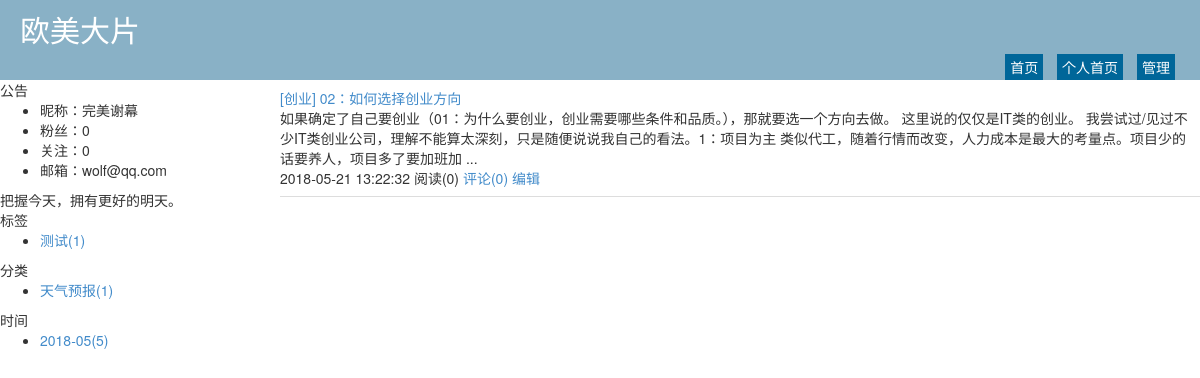
Screenshot of /wolfccie.html with the database file from the repository.
### repository/models.py (models this page shows, shortened)
class Blog(models.Model):
    nid = models.BigAutoField(primary_key=True)
    title = models.CharField(max_length=32,verbose_name='个人博客标题')
    site = models.CharField(max_length=32,unique=True,verbose_name='个人博客前缀')
    theme = models.CharField(max_length=32,verbose_name='博客主题')
    user = models.OneToOneField(to='UserInfo',on_delete=models.CASCADE)

class UserInfo(models.Model):
    nid = models.BigAutoField(primary_key=True)
    username = models.CharField(max_length=32,unique=True,verbose_name='用户名')
    password = models.CharField(max_length=64,verbose_name='密码')
    nickname = models.CharField(max_length=32,verbose_name='昵称')
    email = models.EmailField(unique=True,verbose_name='邮箱')
    avatar = models.ImageField(verbose_name='头像')
    create_time = models.DateTimeField(auto_now_add=True,verbose_name='创建时间')
    fans = models.ManyToManyField(to='UserInfo',through='UserFans',
                related_name='f',through_fields=('user','follower'),
                verbose_name='粉丝')
    class Meta:
        verbose_name_plural = '用户表'

class Tag(models.Model):
    nid = models.AutoField(primary_key=True)
    title = models.CharField(verbose_name='标签名称', max_length=32)
    blog = models.ForeignKey(verbose_name='所属博客', to='Blog', to_field='nid',on_delete=models.CASCADE)

class Category(models.Model):
    nid = models.AutoField(primary_key=True)
    title = models.CharField(max_length=32,verbose_name='分类标题')
    blog = models.ForeignKey(to='Blog',on_delete=models.CASCADE,verbose_name='所属博客')

class Article(models.Model):
    nid = models.BigAutoField(primary_key=True)
    title = models.CharField(verbose_name='文章标题', max_length=128)
    summary = models.CharField(verbose_name='文章简介', max_length=255)
    read_count = models.IntegerField(default=0)
    comment_count = models.IntegerField(default=0)
    up_count = models.IntegerField(default=0)
    down_count = models.IntegerField(default=0)
    create_time = models.DateTimeField(verbose_name='创建时间', auto_now_add=True)
    blog = models.ForeignKey(verbose_name='所属博客', to='Blog', to_field='nid',on_delete=models.CASCADE)
    category = models.ForeignKey(verbose_name='文章类型', to='Category', to_field='nid', null=True,on_delete=models.CASCADE)
    type_choices = [
        (1, "Python"),
        (2, "Linux"),
        (3, "OpenStack"),
        (4, "GoLang"),
    ]
    article_type_id = models.IntegerField(choices=type_choices, default=None)
    tags = models.ManyToManyField(
        to="Tag",
        through='Article2Tag',
        through_fields=('article', 'tag'),
    )

### web/views/home.py (the view)
# urls.py: 2. Add a URL to urlpatterns:  path('', views.home, name='home')
def home(request,site):
    blog = models.Blog.objects.filter(site=site).select_related('user').first()
    if not blog:
        return redirect('/')
    tag_list = models.Tag.objects.filter(blog=blog)
    category_list = models.Category.objects.filter(blog=blog)
    article_list = models.Article.objects.filter(blog=blog)
    date_list = models.Article.objects.raw(
        'select nid,count(nid) as num , strftime("%Y-%m",create_time) as ctime from  repository_article group by strftime("%Y-%m",create_time)')
    return render(request,'home.html',
                  {'blog':blog,'tag_list':tag_list,
                   'category_list':category_list,
                   'article_list':article_list,'date_list':date_list })

### templates/home.html (shortened to what this page needs)
{% extends 'home_layout.html' %}
{% block content %}
    <div class="summary-list">
        {% for row in article_list %}
            <div class="summary-item">
                <div class="summary-title">
                    <a href="/{{ blog.site }}/{{ row.nid }}.html">{{ row.title }}</a>
                </div>
                <div class="summary-content">
                    {{ row.summary }}
                </div>
                <div class="summary-footer">
                    <span>{{ row.create_time|date:"Y-m-d H:i:s" }}</span>
                    <span>阅读({{ row.read_count }})</span>
                    <a>评论({{ row.comment_count }})</a>
                    <a href="/backend/edit-article-{{ row.nid }}.html">编辑</a>
                </div>
            </div>
        {% endfor %}
    </div>
{% endblock %}

### templates/home_layout.html (shortened to what this page needs)
<!DOCTYPE html>
<html>
<head lang="en">
    <link rel="stylesheet" href="/static/plugins/bootstrap/css/bootstrap.css"/>
    <link rel="stylesheet" href="/static/plugins/font-awesome/css/font-awesome.css"/>
    <link rel="stylesheet" href="/static/css/edmure.css"/>
    <link rel="stylesheet" href="/static/css/commons.css"/>
    <link rel="stylesheet" href="/static/css/row-avatar.css"/>
    <link rel="stylesheet" href="/static/css/theme/default.css"/>
</head>
<body>
<div class="pg-header">
    <div class="title">{{ blog.title }}</div>
    <div class="menu-list">
        <a class="menu-item" href="/">首页</a>
        <a class="menu-item" href="/{{ blog.site }}.html">个人首页</a>
        <a class="menu-item" href="/backend/index.html">管理</a>
    </div>
</div>
<div class="pg-body">
    <div class="body-menu">
        <div class="notice">
            <div class="notice-header">公告</div>
            <div class="notice-body">
                <ul>
                    <li>昵称：{{ blog.user.nickname }}</li>
                    <li>粉丝：{{ blog.user.fans.count }}</li>
                    <li>关注：{{ blog.user.f.count }}</li>
                    <li>邮箱：{{ blog.user.email }}</li>
                </ul>
                <div class="memo">
                    把握今天，拥有更好的明天。
                </div>
            </div>
        </div>
        <div class="tags">
            <div class="tags-header">标签</div>
            <div class="tags-body">
                <ul>
                    {% for tag in tag_list %}
                        <li><a href="/{{ blog.site }}/tag/{{ tag.nid }}.html">{{ tag.title }}({{ tag.article_set.count }})</a></li>
                    {% endfor %}
                </ul>
            </div>
        </div>
        <div class="types">
            <div class="types-header">分类</div>
            <div class="types-body">
                <ul>
                    {% for tag in category_list %}
                        <li><a href="/{{ blog.site }}/category/{{ tag.nid }}.html">{{ tag.title }}({{ tag.article_set.count }})</a></li>
                    {% endfor %}
                </ul>
            </div>
        </div>
        <div class="dates">
            <div class="dates-header">时间</div>
            <div class="dates-body">
                <ul>
                    {% for tag in date_list %}
                        <li><a href="/{{ blog.site }}/date/{{ tag.ctime }}.html">{{ tag.ctime}}({{ tag.num}})</a></li>
                    {% endfor %}
                </ul>
            </div>
        </div>
    </div>
    <div class="body-content">
        {% block content %}{% endblock %}
    </div>
</div>
</body>
</html>

### static/css/theme/default.css (style rules this page uses)
.pg-header { height: 80px; background-color: #89b1c6; position: relative; color: #ffffff; }
.pg-header .title { font-size: 30px; line-height: 60px; margin-left: 20px; }
.pg-header .menu-list { position: absolute; bottom: 0; right: 20px; }
.pg-header .menu-list a { color: #ffffff; display: inline-block; padding: 3px 5px; margin: 0 5px; background-color: #006699; }
.pg-body { min-width: 980px; position: relative; }
.pg-body .body-menu { position: absolute; left: 0; width: 280px; }
.pg-body .body-content { position: absolute; right: 0; left: 280px; overflow: scroll; }
.pg-body .body-content .summary-list .summary-item { border-bottom: 1px solid #dddddd;padding: 8px 0; }

### rows the page displays
Blog: title "欧美大片", user.nickname "完美谢幕", user.fans.count "0", user.f.count "0", user.email "wolf@qq.com"
Tag: title "测试", article_set.count "1"
Category: title "天气预报", article_set.count "1"
Article: ctime "2018-05", num "5"
Article: title "[创业] 02：如何选择创业方向", summary "如果确定了自己要创业（01：为什么要创业，创业需要哪些条件和品质。），那就要选一个方向去做。 这里说的仅仅是IT类的创业。 我尝试过/见过不少IT类创业公司，理解不能算太深刻，只是随便说说我自己的看法。1：项目为主 类似代工，随着行情而改变，人力成本是最大的考量点。项目少的话要养人，项目多了要加班加 ...", create_time "2018-05-21 13:22:32", read_count "0", comment_count "0"
